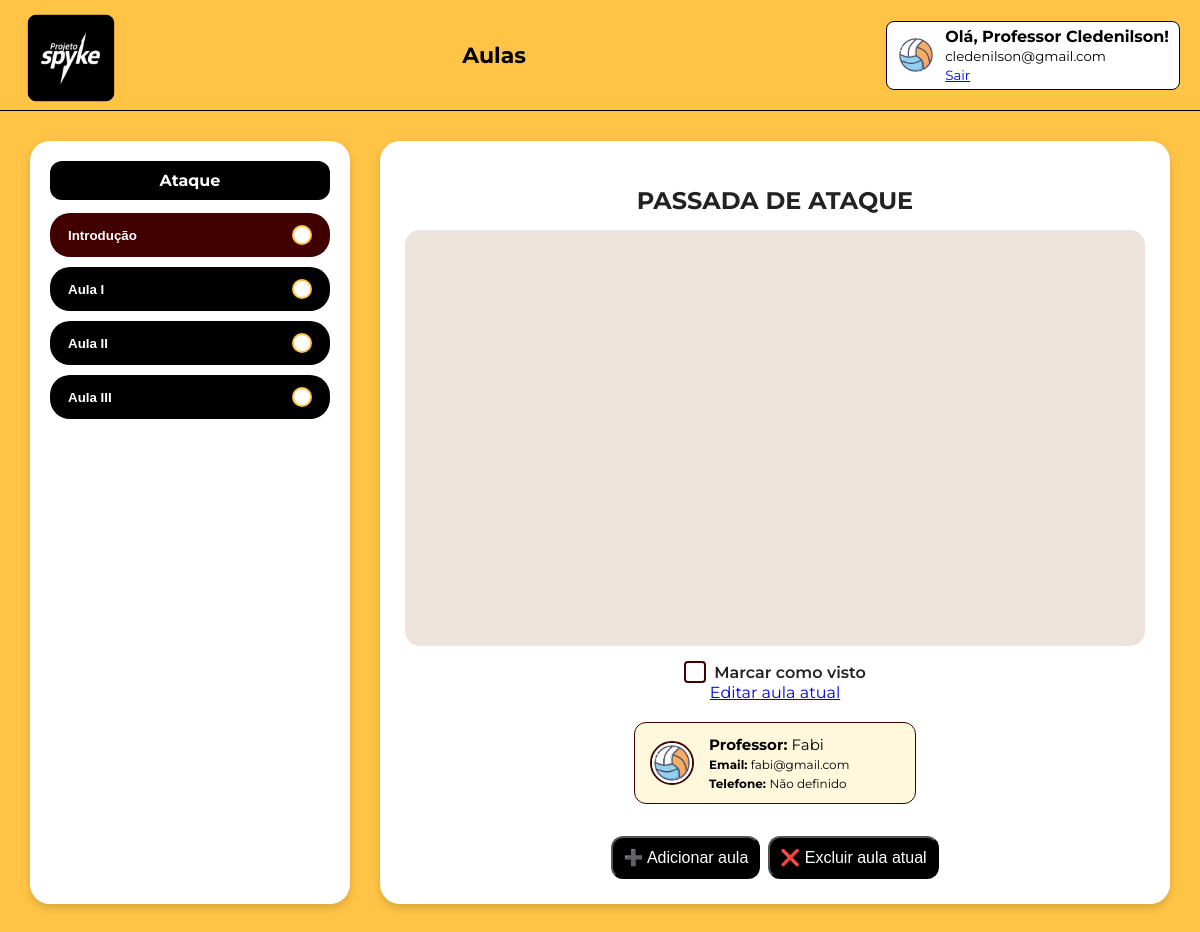
The page /aulas/ataque.php (signed in) on the database its author committed.
### tables this page shows
CREATE TABLE aulas (
  id INT AUTO_INCREMENT PRIMARY KEY,
  modulo VARCHAR(100) NOT NULL,
  numero_aula INT NOT NULL,
  nome_aula VARCHAR(255) DEFAULT '',
  titulo VARCHAR(255) DEFAULT '',
  link_video TEXT DEFAULT '',
  professor_nome VARCHAR(100) DEFAULT '',
  professor_email VARCHAR(100) DEFAULT '',
  professor_telefone VARCHAR(20) DEFAULT ''
);

### aulas/ataque.php (the view, shortened to what this page needs)
<?php
include "../conexao.php";
$usuario_tipo = isset($_SESSION['user_tipo']) ? $_SESSION['user_tipo'] : null;
$modulo = "ataque";
$stmt = $conn->prepare("SELECT * FROM aulas WHERE modulo = ? ORDER BY numero_aula ASC");
$stmt->bind_param("s", $modulo);
$stmt->execute();
$result = $stmt->get_result();
$aulas = $result->fetch_all(MYSQLI_ASSOC);
$aulasProgresso = [];
$aulaInicial = $aulas[0] ?? null;
$canEdit = ($usuario_tipo == '2') ? true : false;
?>
<!DOCTYPE html>
<html lang="pt-BR">
<head>
    <link rel="stylesheet" href="aulas.css">
</head>
<body>
<?php include "topo.php"; ?>
<main class="aulas-container">
    <aside class="menu-lateral">
        <h2><?php echo ucfirst($modulo); ?></h2>
        <?php foreach ($aulas as $i => $aula):
            $visto = isset($aulasProgresso[$aula['id']]) ? 1 : 0;
        ?>
            <button class="aula <?php echo $i === 0 ? 'ativa' : ''; ?>"
                    data-id="<?php echo $aula['id']; ?>"
                    data-titulo="<?php echo htmlspecialchars($aula['titulo']); ?>"
                    data-video="<?php echo htmlspecialchars($aula['link_video']); ?>"
                    data-professor_telefone="<?php echo htmlspecialchars($aula['professor_telefone']); ?>"
                    data-professor_nome="<?php echo htmlspecialchars($aula['professor_nome']); ?>"
                    data-professor_email="<?php echo htmlspecialchars($aula['professor_email']); ?>"
                    data-visto="<?php echo $visto; ?>">
                <?php echo htmlspecialchars($aula['nome_aula']); ?>
                <span class="status" title="Clique para marcar como visto"></span>
            </button>
        <?php endforeach; ?>
    </aside>
    <section class="video-area">
        <h2 id="tituloAula"><?php echo htmlspecialchars($aulaInicial['titulo'] ?? ''); ?></h2>
        <div class="video-box">
            <iframe id="videoFrame"
                    src="<?php echo htmlspecialchars($aulaInicial['link_video'] ?? ''); ?>"
                    title="Vídeo da Aula"
                    frameborder="0"
                    allowfullscreen>
            </iframe>
        </div>
        <label class="checkbox-visto">
            <span class="custom-check"></span> Marcar como visto
        </label>
        <?php if ($canEdit && $aulaInicial): ?>
            <a class="btn-editar"
               id="btnEditar"
               href="editar_aula.php?id=<?php echo $aulaInicial['id']; ?>&voltar=<?php echo urlencode($_SERVER['REQUEST_URI']); ?>">
                Editar aula atual
            </a>
        <?php endif; ?>
        <div class="professor-box" id="professorBox">
            <img class="professor-foto" src="../imagens/images.png" alt="Foto do Professor">
            <div>
                <small class="infoprof" id="professorNome"><strong>Professor: </strong><?php echo htmlspecialchars($aulaInicial['professor_nome'] ?? 'Não definido'); ?>    </small><br>
                <small class="info" id="professorEmail"><strong>Email: </strong><?php echo htmlspecialchars($aulaInicial['professor_email'] ?? 'Não definido'); ?></small><br>
                <small class="info" id="professorTelefone"><strong>Telefone: </strong><?php echo htmlspecialchars($aulaInicial['professor_telefone'] ?? 'Não definido'); ?></small>
            </div>
        </div>
        <div id="editorControls" style="margin-top:12px;"></div>
    </section>
</main>
</body>
</html>

### aulas/aulas.css (style rules this page uses)
body { font-family: 'Montserrat', sans-serif; margin: 0; background-color: #ffc446; }
.aulas-container { display: flex; gap: 30px; padding: 30px; }
.menu-lateral { width: 280px; background: white; border-radius: 20px; padding: 20px; box-shadow: 0 4px 8px rgba(0,0,0,0.15); }
.menu-lateral h2 { background: black; color: white; padding: 10px; border-radius: 12px; font-size: 16px; margin-top: 0; text-align: center; }
.aula { display: flex; align-items: center; justify-content: space-between; background: black; color: white; border: none; border-radius: 20px; padding: 12px 18px; width: 100%; margin-top: 10px; font-weight: 600; cursor: pointer; transition: 0.3s; }
.aula.ativa { background: #400000; }
.status { width: 16px; height: 16px; background: white; border-radius: 50%; border: 2px solid #ffc446; transition: 0.3s; cursor: pointer; }
.video-area { flex: 1; background: white; border-radius: 20px; padding: 25px; display: flex; flex-direction: column; align-items: center; box-shadow: 0 4px 8px rgba(0,0,0,0.15); }
.video-area h2 { margin-bottom: 15px; color: #222; text-align: center; }
.video-box { width: 100%; max-width: 800px; aspect-ratio: 16 / 9; background: #ece3dd; border-radius: 15px; overflow: hidden; }
.video-box iframe { width: 100%; height: 100%; border: none; border-radius: 15px; }
.checkbox-visto { display: flex; align-items: center; gap: 8px; margin-top: 15px; cursor: pointer; font-weight: 600; color: #222; }
.custom-check { width: 18px; height: 18px; border: 2px solid #400000; border-radius: 4px; display: inline-block; position: relative; transition: 0.3s; }
.professor-box { display: flex; align-items: center; gap: 15px; background: #fff8dc; border: 1px solid #400000; border-radius: 12px; padding: 15px; margin: 20px 0; color: #000; width: 250px; height: 50px; }
.info { font-size: 12px; }
.infoprof { font-size: 15px; }
.professor-foto { width: 40px; height: 40px; border-radius: 50%; border: 2px solid #400000; object-fit: cover; }

### rows shown on the page
aulas: nome_aula "Introdução", titulo "PASSADA DE ATAQUE", professor_nome "Fabi", professor_email "fabi@gmail.com", professor_telefone "Não definido"
aulas: nome_aula "Aula I"
aulas: nome_aula "Aula II"
aulas: nome_aula "Aula III"

### other values the page prints
$_SESSION['user_name'] "Cledenilson"
$_SESSION['user_email'] "cledenilson@gmail.com"
$modulo "Ataque"
